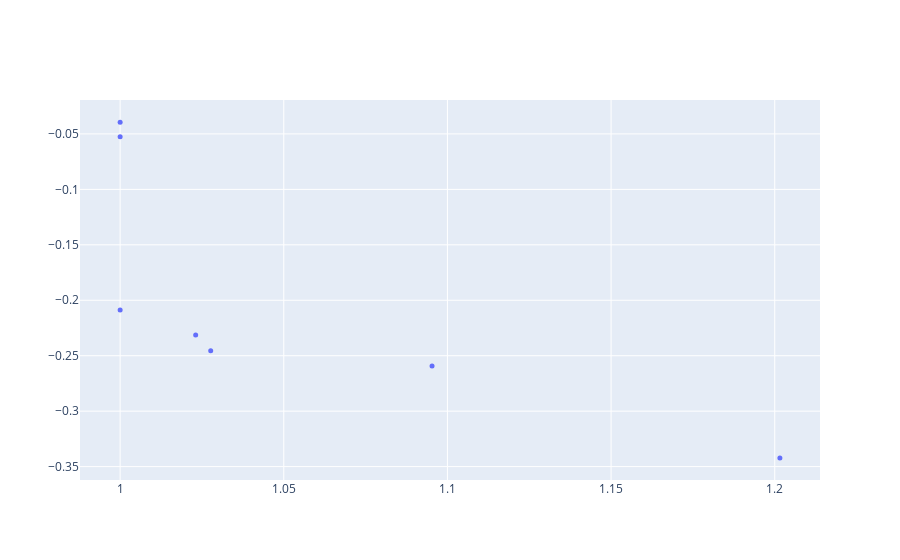

Notebook cell for this chart:
### Code cell
import plotly.graph_objects as go

fig2 = go.Figure(data=go.Scatter(x=obj[:, 0],
                                 y=obj[:, 1],
                                 mode="markers",
                                 marker_size=5))
fig2

### Figure 1 — Plotly figure (JSON) as saved in the notebook; plotly's stock layout.template omitted (floating-point values rounded to 4 significant figures)
{"data": [{"marker": {"size": 5}, "mode": "markers", "x": [1.202, 1.095, 1.028, 1.023, 1.0, 1.0, 1.0], "y": [-0.3421, -0.2593, -0.2455, -0.2313, -0.2087, -0.05254, -0.03935], "type": "scatter"}], "layout": {}}
